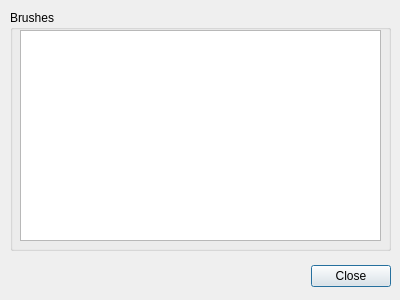
<?xml version="1.0" encoding="UTF-8"?>
<ui version="4.0">
 <class>BrushListDialogue</class>
 <widget class="QDialog" name="BrushListDialogue">
  <property name="geometry">
   <rect>
    <x>0</x>
    <y>0</y>
    <width>400</width>
    <height>300</height>
   </rect>
  </property>
  <property name="windowTitle">
   <string>Dialog</string>
  </property>
  <widget class="QDialogButtonBox" name="buttonBox">
   <property name="geometry">
    <rect>
     <x>10</x>
     <y>260</y>
     <width>381</width>
     <height>32</height>
    </rect>
   </property>
   <property name="orientation">
    <enum>Qt::Horizontal</enum>
   </property>
   <property name="standardButtons">
    <set>QDialogButtonBox::Close</set>
   </property>
  </widget>
  <widget class="QGroupBox" name="groupFrame">
   <property name="geometry">
    <rect>
     <x>10</x>
     <y>10</y>
     <width>381</width>
     <height>241</height>
    </rect>
   </property>
   <property name="title">
    <string>Brushes</string>
   </property>
   <widget class="QListWidget" name="listWidget">
    <property name="geometry">
     <rect>
      <x>10</x>
      <y>20</y>
      <width>361</width>
      <height>211</height>
     </rect>
    </property>
   </widget>
  </widget>
 </widget>
 <resources/>
 <connections>
  <connection>
   <sender>buttonBox</sender>
   <signal>accepted()</signal>
   <receiver>BrushListDialogue</receiver>
   <slot>accept()</slot>
   <hints>
    <hint type="sourcelabel">
     <x>248</x>
     <y>254</y>
    </hint>
    <hint type="destinationlabel">
     <x>157</x>
     <y>274</y>
    </hint>
   </hints>
  </connection>
  <connection>
   <sender>buttonBox</sender>
   <signal>rejected()</signal>
   <receiver>BrushListDialogue</receiver>
   <slot>reject()</slot>
   <hints>
    <hint type="sourcelabel">
     <x>316</x>
     <y>260</y>
    </hint>
    <hint type="destinationlabel">
     <x>286</x>
     <y>274</y>
    </hint>
   </hints>
  </connection>
 </connections>
</ui>
